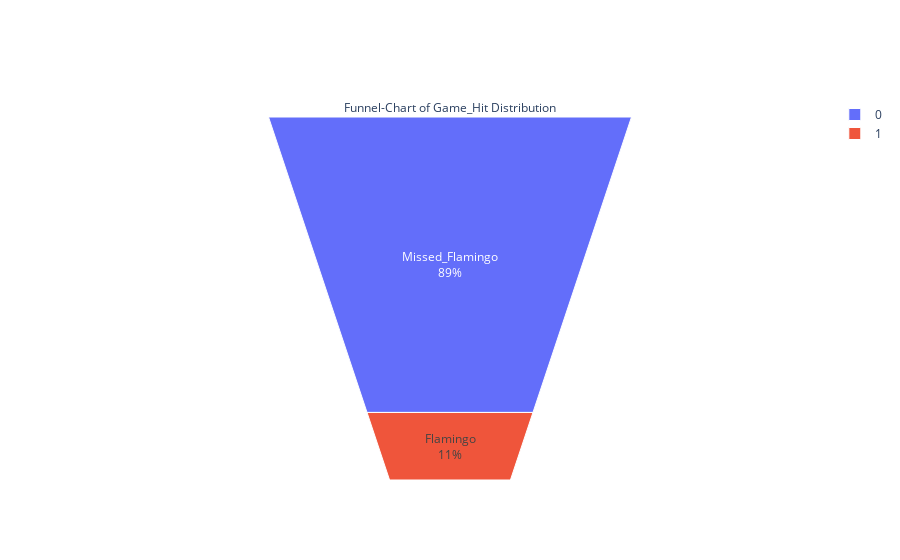

Notebook code for this chart:
### Code cell
#plot Funel CHart for the Sentiment analysis 
plt.figure(figsize=(12,6))
sns.countplot(x = 'isHit', data = game)
fig = go.Figure(go.Funnelarea(
    text =flam_count1.Hit_Game,
    values = flam_count1.userId,
    title = {"position": "top center", "text": "Funnel-Chart of Game_Hit Distribution"}
    ))
fig.show()

### Figure 1 — Plotly figure (JSON) as saved in the notebook; plotly's stock layout.template omitted (floating-point values rounded to 4 significant figures)
{"data": [{"text": ["Missed_Flamingo", "Flamingo"], "title": {"position": "top center", "text": "Funnel-Chart of Game_Hit Distribution"}, "type": "funnelarea", "values": [672423, 83383]}], "layout": {}}
